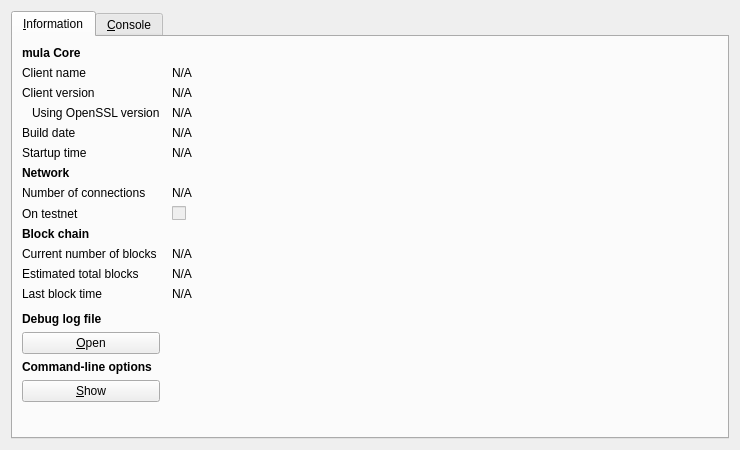
<?xml version="1.0" encoding="UTF-8"?>
<ui version="4.0">
 <class>RPCConsole</class>
 <widget class="QDialog" name="RPCConsole">
  <property name="geometry">
   <rect>
    <x>0</x>
    <y>0</y>
    <width>740</width>
    <height>450</height>
   </rect>
  </property>
  <property name="windowTitle">
   <string>mula - Debug window</string>
  </property>
  <layout class="QVBoxLayout" name="verticalLayout_2">
   <item>
    <widget class="QTabWidget" name="tabWidget">
     <property name="currentIndex">
      <number>0</number>
     </property>
     <widget class="QWidget" name="tab_info">
      <attribute name="title">
       <string>&amp;Information</string>
      </attribute>
      <layout class="QGridLayout" name="gridLayout" columnstretch="0,1">
       <property name="horizontalSpacing">
        <number>12</number>
       </property>
       <item row="0" column="0">
        <widget class="QLabel" name="label_9">
         <property name="font">
          <font>
           <weight>75</weight>
           <bold>true</bold>
          </font>
         </property>
         <property name="text">
          <string>mula Core</string>
         </property>
        </widget>
       </item>
       <item row="1" column="0">
        <widget class="QLabel" name="label_5">
         <property name="text">
          <string>Client name</string>
         </property>
        </widget>
       </item>
       <item row="1" column="1">
        <widget class="QLabel" name="clientName">
         <property name="cursor">
          <cursorShape>IBeamCursor</cursorShape>
         </property>
         <property name="text">
          <string>N/A</string>
         </property>
         <property name="textFormat">
          <enum>Qt::PlainText</enum>
         </property>
         <property name="textInteractionFlags">
          <set>Qt::LinksAccessibleByMouse|Qt::TextSelectableByKeyboard|Qt::TextSelectableByMouse</set>
         </property>
        </widget>
       </item>
       <item row="2" column="0">
        <widget class="QLabel" name="label_6">
         <property name="text">
          <string>Client version</string>
         </property>
        </widget>
       </item>
       <item row="2" column="1">
        <widget class="QLabel" name="clientVersion">
         <property name="cursor">
          <cursorShape>IBeamCursor</cursorShape>
         </property>
         <property name="text">
          <string>N/A</string>
         </property>
         <property name="textFormat">
          <enum>Qt::PlainText</enum>
         </property>
         <property name="textInteractionFlags">
          <set>Qt::LinksAccessibleByMouse|Qt::TextSelectableByKeyboard|Qt::TextSelectableByMouse</set>
         </property>
        </widget>
       </item>
       <item row="3" column="0">
        <widget class="QLabel" name="label_14">
         <property name="text">
          <string>Using OpenSSL version</string>
         </property>
         <property name="indent">
          <number>10</number>
         </property>
        </widget>
       </item>
       <item row="3" column="1">
        <widget class="QLabel" name="openSSLVersion">
         <property name="cursor">
          <cursorShape>IBeamCursor</cursorShape>
         </property>
         <property name="text">
          <string>N/A</string>
         </property>
         <property name="textFormat">
          <enum>Qt::PlainText</enum>
         </property>
         <property name="textInteractionFlags">
          <set>Qt::LinksAccessibleByMouse|Qt::TextSelectableByKeyboard|Qt::TextSelectableByMouse</set>
         </property>
        </widget>
       </item>
       <item row="4" column="0">
        <widget class="QLabel" name="label_12">
         <property name="text">
          <string>Build date</string>
         </property>
        </widget>
       </item>
       <item row="4" column="1">
        <widget class="QLabel" name="buildDate">
         <property name="cursor">
          <cursorShape>IBeamCursor</cursorShape>
         </property>
         <property name="text">
          <string>N/A</string>
         </property>
         <property name="textFormat">
          <enum>Qt::PlainText</enum>
         </property>
         <property name="textInteractionFlags">
          <set>Qt::LinksAccessibleByMouse|Qt::TextSelectableByKeyboard|Qt::TextSelectableByMouse</set>
         </property>
        </widget>
       </item>
       <item row="5" column="0">
        <widget class="QLabel" name="label_13">
         <property name="text">
          <string>Startup time</string>
         </property>
        </widget>
       </item>
       <item row="5" column="1">
        <widget class="QLabel" name="startupTime">
         <property name="cursor">
          <cursorShape>IBeamCursor</cursorShape>
         </property>
         <property name="text">
          <string>N/A</string>
         </property>
         <property name="textFormat">
          <enum>Qt::PlainText</enum>
         </property>
         <property name="textInteractionFlags">
          <set>Qt::LinksAccessibleByMouse|Qt::TextSelectableByKeyboard|Qt::TextSelectableByMouse</set>
         </property>
        </widget>
       </item>
       <item row="6" column="0">
        <widget class="QLabel" name="label_11">
         <property name="font">
          <font>
           <weight>75</weight>
           <bold>true</bold>
          </font>
         </property>
         <property name="text">
          <string>Network</string>
         </property>
        </widget>
       </item>
       <item row="7" column="0">
        <widget class="QLabel" name="label_7">
         <property name="text">
          <string>Number of connections</string>
         </property>
        </widget>
       </item>
       <item row="7" column="1">
        <widget class="QLabel" name="numberOfConnections">
         <property name="cursor">
          <cursorShape>IBeamCursor</cursorShape>
         </property>
         <property name="text">
          <string>N/A</string>
         </property>
         <property name="textFormat">
          <enum>Qt::PlainText</enum>
         </property>
         <property name="textInteractionFlags">
          <set>Qt::LinksAccessibleByMouse|Qt::TextSelectableByKeyboard|Qt::TextSelectableByMouse</set>
         </property>
        </widget>
       </item>
       <item row="8" column="0">
        <widget class="QLabel" name="label_8">
         <property name="text">
          <string>On testnet</string>
         </property>
        </widget>
       </item>
       <item row="8" column="1">
        <widget class="QCheckBox" name="isTestNet">
         <property name="enabled">
          <bool>false</bool>
         </property>
         <property name="text">
          <string/>
         </property>
        </widget>
       </item>
       <item row="9" column="0">
        <widget class="QLabel" name="label_10">
         <property name="font">
          <font>
           <weight>75</weight>
           <bold>true</bold>
          </font>
         </property>
         <property name="text">
          <string>Block chain</string>
         </property>
        </widget>
       </item>
       <item row="10" column="0">
        <widget class="QLabel" name="label_3">
         <property name="text">
          <string>Current number of blocks</string>
         </property>
        </widget>
       </item>
       <item row="10" column="1">
        <widget class="QLabel" name="numberOfBlocks">
         <property name="cursor">
          <cursorShape>IBeamCursor</cursorShape>
         </property>
         <property name="text">
          <string>N/A</string>
         </property>
         <property name="textFormat">
          <enum>Qt::PlainText</enum>
         </property>
         <property name="textInteractionFlags">
          <set>Qt::LinksAccessibleByMouse|Qt::TextSelectableByKeyboard|Qt::TextSelectableByMouse</set>
         </property>
        </widget>
       </item>
       <item row="11" column="0">
        <widget class="QLabel" name="label_4">
         <property name="text">
          <string>Estimated total blocks</string>
         </property>
        </widget>
       </item>
       <item row="11" column="1">
        <widget class="QLabel" name="totalBlocks">
         <property name="cursor">
          <cursorShape>IBeamCursor</cursorShape>
         </property>
         <property name="text">
          <string>N/A</string>
         </property>
         <property name="textFormat">
          <enum>Qt::PlainText</enum>
         </property>
         <property name="textInteractionFlags">
          <set>Qt::LinksAccessibleByMouse|Qt::TextSelectableByKeyboard|Qt::TextSelectableByMouse</set>
         </property>
        </widget>
       </item>
       <item row="12" column="0">
        <widget class="QLabel" name="label_2">
         <property name="text">
          <string>Last block time</string>
         </property>
        </widget>
       </item>
       <item row="12" column="1">
        <widget class="QLabel" name="lastBlockTime">
         <property name="cursor">
          <cursorShape>IBeamCursor</cursorShape>
         </property>
         <property name="text">
          <string>N/A</string>
         </property>
         <property name="textFormat">
          <enum>Qt::PlainText</enum>
         </property>
         <property name="textInteractionFlags">
          <set>Qt::LinksAccessibleByMouse|Qt::TextSelectableByKeyboard|Qt::TextSelectableByMouse</set>
         </property>
        </widget>
       </item>
       <item row="13" column="0">
        <spacer name="verticalSpacer_2">
         <property name="orientation">
          <enum>Qt::Vertical</enum>
         </property>
         <property name="sizeHint" stdset="0">
          <size>
           <width>20</width>
           <height>20</height>
          </size>
         </property>
        </spacer>
       </item>
       <item row="14" column="0">
        <widget class="QLabel" name="labelDebugLogfile">
         <property name="font">
          <font>
           <weight>75</weight>
           <bold>true</bold>
          </font>
         </property>
         <property name="text">
          <string>Debug log file</string>
         </property>
        </widget>
       </item>
       <item row="15" column="0">
        <widget class="QPushButton" name="openDebugLogfileButton">
         <property name="toolTip">
          <string>Open the mula debug log file from the current data directory. This can take a few seconds for large log files.</string>
         </property>
         <property name="text">
          <string>&amp;Open</string>
         </property>
         <property name="autoDefault">
          <bool>false</bool>
         </property>
        </widget>
       </item>
       <item row="16" column="0">
        <widget class="QLabel" name="labelCLOptions">
         <property name="font">
          <font>
           <weight>75</weight>
           <bold>true</bold>
          </font>
         </property>
         <property name="text">
          <string>Command-line options</string>
         </property>
        </widget>
       </item>
       <item row="17" column="0">
        <widget class="QPushButton" name="showCLOptionsButton">
         <property name="toolTip">
          <string>Show the mula-Qt help message to get a list with possible mula command-line options.</string>
         </property>
         <property name="text">
          <string>&amp;Show</string>
         </property>
         <property name="autoDefault">
          <bool>false</bool>
         </property>
        </widget>
       </item>
       <item row="18" column="0">
        <spacer name="verticalSpacer">
         <property name="orientation">
          <enum>Qt::Vertical</enum>
         </property>
         <property name="sizeHint" stdset="0">
          <size>
           <width>20</width>
           <height>40</height>
          </size>
         </property>
        </spacer>
       </item>
      </layout>
     </widget>
     <widget class="QWidget" name="tab_console">
      <attribute name="title">
       <string>&amp;Console</string>
      </attribute>
      <layout class="QVBoxLayout" name="verticalLayout_3">
       <property name="spacing">
        <number>3</number>
       </property>
       <item>
        <widget class="QTextEdit" name="messagesWidget">
         <property name="minimumSize">
          <size>
           <width>0</width>
           <height>100</height>
          </size>
         </property>
         <property name="readOnly">
          <bool>true</bool>
         </property>
         <property name="tabKeyNavigation" stdset="0">
          <bool>false</bool>
         </property>
         <property name="columnCount" stdset="0">
          <number>2</number>
         </property>
        </widget>
       </item>
       <item>
        <layout class="QHBoxLayout" name="horizontalLayout">
         <property name="spacing">
          <number>3</number>
         </property>
         <item>
          <widget class="QLabel" name="label">
           <property name="text">
            <string notr="true">&gt;</string>
           </property>
          </widget>
         </item>
         <item>
          <widget class="QLineEdit" name="lineEdit"/>
         </item>
         <item>
          <widget class="QPushButton" name="clearButton">
           <property name="maximumSize">
            <size>
             <width>24</width>
             <height>24</height>
            </size>
           </property>
           <property name="toolTip">
            <string>Clear console</string>
           </property>
           <property name="text">
            <string/>
           </property>
           <property name="icon">
            <iconset resource="../bitcoin.qrc">
             <normaloff>:/icons/remove</normaloff>:/icons/remove</iconset>
           </property>
           <property name="shortcut">
            <string notr="true">Ctrl+L</string>
           </property>
           <property name="autoDefault">
            <bool>false</bool>
           </property>
          </widget>
         </item>
        </layout>
       </item>
      </layout>
     </widget>
    </widget>
   </item>
  </layout>
 </widget>
 <resources>
  <include location="../bitcoin.qrc"/>
 </resources>
 <connections/>
</ui>
